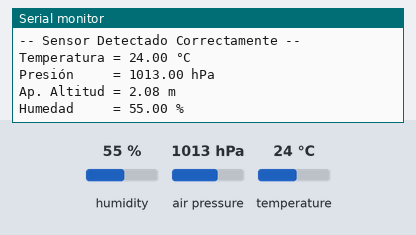
The sketch below on a simulated ESP32. On the bench: the last lines printed to the serial monitor. The inputs (shaded band) are chosen by the test bench; at power-on: humidity 55 %, air pressure 1013 hPa, temperature 24 °C.

Above: at 1.2 s.
1.3 s: humidity set to 22 %
At 2.6 s:
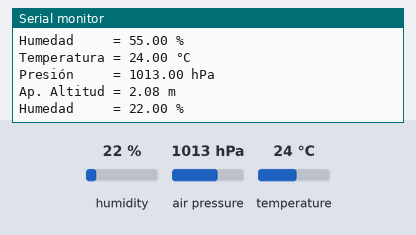
2.8 s: air pressure set to 952 hPa
At 4.2 s:
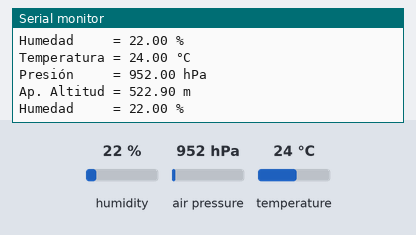

Measured:
- after the input at 1.3 s, the serial monitor: prints a new line after 0.71 s (image 1)
- after the input at 2.8 s, the serial monitor: prints a new line after 1.2 s (image 2)

The sketch:

test_BME280.ino
```cpp
/*
 * =====================================================================================
 * PROYECTO: ESTACIÓN METEOROLÓGICA (Pruebas Individuales)
 * SENSOR:   BME280 (Sensor de Presión Barométrica, Temperatura y Humedad)
 * =====================================================================================
 *
 * ¿CÓMO CONECTARLO AL ESP32? (Asumiendo módulo I2C de 4 pines)
 * -------------------------------------------------------------------------------------
 * VIN   -> 3.3V (ESP32)
 * GND   -> GND
 * SDA   -> GPIO 21 (Comparte bus I2C)
 * SCL   -> GPIO 22 (Comparte bus I2C)
 *
 * LIBRERÍAS NECESARIAS:
 * - "Adafruit BME280 Library" de Adafruit
 * - "Adafruit Unified Sensor"
 *
 * ERRORES COMUNES LEYENDO ESTO BIEN RÁPIDO:
 * 1. ¡Que el módulo sea un BMP280 (sin la E)! El BMP280 mide Presión/Temp pero NO humedad.
 *    Si tienes un BMP, tendrás que cambiar el #include por <Adafruit_BMP280.h> y
 *    los objetos BME por BMP.
 * 2. La dirección I2C. Los genéricos suelen ser 0x76, los Adafruit 0x77.
 * =====================================================================================
 */

#include <Wire.h>
#include <Adafruit_Sensor.h>
#include <Adafruit_BME280.h>

/* Objeto de tipo BME280 usando software I2C.
   Por defecto buscará la dir I2C 0x77 o 0x76 */
Adafruit_BME280 bme;

// SECCIÓN DE INICIALIZACIÓN
void setup() {
  Serial.begin(115200);
  while(!Serial);    // time to get serial running
  Serial.println(F("Iniciando BME280 test..."));

  Wire.begin(21, 22);

  unsigned status;
  // Intenta arrancar en la dirección esclava 0x76 (muy común en los chips BME chinos baratos!)
  status = bme.begin(0x76, &Wire);

  if (!status) {
    // Si falla, probamos con 0x77 (A veces vienen por defecto en la otra dirección)
    status = bme.begin(0x77, &Wire);
    if (!status) {
        Serial.println("¡CRANE ERROR! No detecto un BME280 válido.");
        Serial.println("Checaté el cableado: VIN al 3.3v, GND al GND, SCL al 22, SDA al 21.");
        while (1) delay(10);
    }
  }

  Serial.println("-- Sensor Detectado Correctamente --");
  Serial.println();
}

void loop() {
  // ¡Imprimimos Temperatura!
  Serial.print("Temperatura = ");
  Serial.print(bme.readTemperature());
  Serial.println(" °C");

  // La presión normal a nivel de mar es 1013.25 hPa
  Serial.print("Presión     = ");
  Serial.print(bme.readPressure() / 100.0F);
  Serial.println(" hPa");

  // Altitud estimada asumiendo los 1013.25hPa basales.
  Serial.print("Ap. Altitud = ");
  Serial.print(bme.readAltitude(1013.25));
  Serial.println(" m");

  // !OJO! Si tienes un módulo BMP280 en vez de BME, leer la humedad te dará error.
  Serial.print("Humedad     = ");
  Serial.print(bme.readHumidity());
  Serial.println(" %");

  Serial.println();
  delay(2000); // Tómalo con calma (2 seg)
}
```
